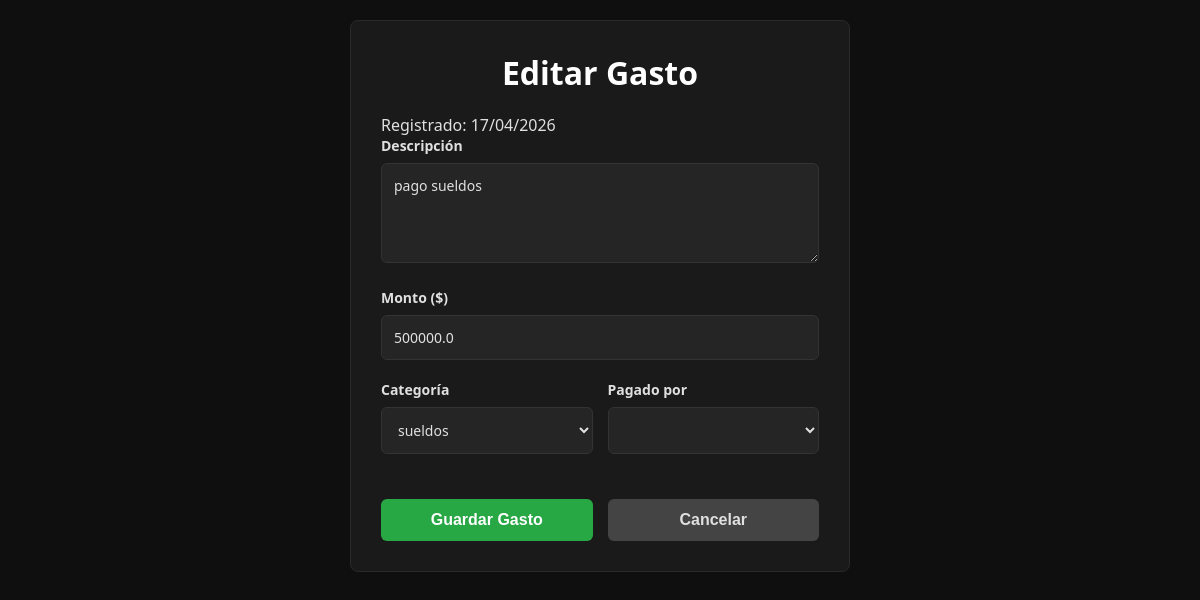
The app's page /gasto/editar/1 (signed in) with its own data.
### models.py (models this page shows)
class Gasto(db.Model):
    __tablename__ = 'gasto'
    id = db.Column(db.Integer, primary_key=True)
    descripcion = db.Column(db.String(200), nullable=False)
    monto = db.Column(db.Float, nullable=False)
    fecha = db.Column(db.Date, nullable=False)
    usuario_id = db.Column(db.Integer, db.ForeignKey('usuario.id'), nullable=False)
    categoria_id = db.Column(db.Integer, db.ForeignKey('categoria.id'))
    fecha_creacion = db.Column(db.DateTime, default=datetime.utcnow)
    categoria = db.relationship('Categoria', backref='gastos')

class Categoria(db.Model):
    __tablename__ = 'categoria'
    id = db.Column(db.Integer, primary_key=True)
    nombre = db.Column(db.String(100), nullable=False)
    tipo = db.Column(db.String(20), nullable=False)  # 'gasto' o 'ingreso'
    usuario_id = db.Column(db.Integer, db.ForeignKey('usuario.id'), nullable=False)
    fecha_creacion = db.Column(db.DateTime, default=datetime.utcnow)

### app.py (the view, shortened to what this page needs)
@app.route('/gasto/editar/<int:id>', methods=['GET', 'POST'])
@login_required
def editar_gasto(id):
    gasto = Gasto.query.get_or_404(id)
    if gasto.usuario_id != current_user.id:
        flash('No tienes permiso', 'danger')
        return redirect(url_for('dashboard'))
    categorias = Categoria.query.filter_by(usuario_id=current_user.id, tipo='gasto').all()
    return render_template('editar_gasto.html', gasto=gasto, categorias=categorias)

### app.py (called while the page is built, shortened)
@login_manager.user_loader
def load_user(user_id):
    return Usuario.query.get(int(user_id))

@app.before_request
def crear_tablas():
    db.create_all()

@app.before_request
def debug_request():
    if request.path == '/nueva-categoria' and request.method == 'POST':
        print(f"\n{'='*50}")
        print(f"NUEVA PETICION A /nueva-categoria")
        print(f"Method: {request.method}")
        print(f"X-Requested-With: {request.headers.get('X-Requested-With')}")
        print(f"{'='*50}\n")

### templates/editar_gasto.html (shortened to what this page needs)
<!DOCTYPE html>
<html>
<head>
</head>
<body>
    <div class="container">
        <div class="form-card">
            <h1>Editar Gasto</h1>
            <div class="info-box">
                Registrado: {{ gasto.fecha.strftime('%d/%m/%Y') }}
            </div>
            <form method="POST">
                <div class="form-group">
                    <label for="descripcion">Descripción</label>
                    <textarea name="descripcion" id="descripcion" required>{{ gasto.descripcion }}</textarea>
                </div>
                <div class="form-group">
                    <label for="monto">Monto ($)</label>
                    <input type="number" name="monto" id="monto" step="0.01" min="0" required value="{{ gasto.monto }}" autocomplete="off">
                </div>
                <div class="form-row">
                    <div class="form-group">
                        <label for="categoria_id">Categoría</label>
                        <select name="categoria_id" id="categoria_id" required autocomplete="off">
                            {% for cat in categorias %}
                                <option value="{{ cat.id }}" {% if cat.id == gasto.categoria_id %}selected{% endif %}>{{ cat.nombre }}</option>
                            {% endfor %}
                        </select>
                    </div>
                    <div class="form-group">
                        <label for="pagado_por_id">Pagado por</label>
                        <select name="pagado_por_id" id="pagado_por_id" required autocomplete="off">
                        </select>
                    </div>
                </div>
                <div class="botones">
                    <button type="submit" class="btn-guardar">Guardar Gasto</button>
                    <button type="button" class="btn-cancelar" onclick="window.location.href='{{ url_for('dashboard') }}'">Cancelar</button>
                </div>
            </form>
        </div>
    </div>
</body>
</html>

### templates/editar_gasto.html (style rules this page uses)
* { margin: 0; padding: 0; box-sizing: border-box; }
body { font-family: 'Segoe UI', Tahoma, Geneva, Verdana, sans-serif; background: #0f0f0f; color: #e0e0e0; min-height: 100vh; padding: 20px; }
.container { max-width: 500px; margin: 0 auto; }
.form-card { background: #1a1a1a; padding: 30px; border-radius: 8px; border: 1px solid #2a2a2a; }
h1 { color: #fff; margin-bottom: 20px; text-align: center; }
.form-group { margin-bottom: 20px; }
label { display: block; margin-bottom: 8px; color: #e0e0e0; font-weight: 600; font-size: 14px; }
input, select, textarea { width: 100%; padding: 12px; border: 1px solid #333; border-radius: 6px; font-size: 14px; transition: 0.3s; font-family: inherit; background: #252525; color: #e0e0e0; }
textarea { resize: vertical; min-height: 100px; }
.form-row { display: grid; grid-template-columns: 1fr 1fr; gap: 15px; }
.botones { display: grid; grid-template-columns: 1fr 1fr; gap: 15px; margin-top: 25px; }
.botones button { padding: 12px; border: none; border-radius: 6px; font-size: 16px; font-weight: 600; cursor: pointer; transition: 0.3s; text-decoration: none; text-align: center; width: 100%; }
.btn-guardar { background: #28a745; color: white; }
.btn-cancelar { background: #444; color: #e0e0e0; }

### records on screen
Gasto: fecha "17/04/2026", descripcion "pago sueldos", monto "500000.0", categoria_id "sueldos"
